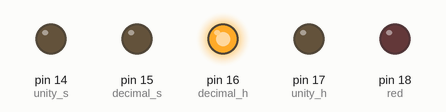
This program was run on a simulated MicroPython board. On the bench: output pins drawn as LEDs (lit = HIGH). The clock reads 2024-03-15 10:24:30 at power-on unless the program sets it.

Above: at 0.1 s.
At 3.6 s:
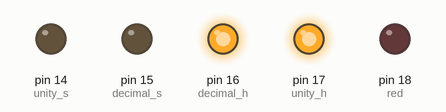
At 17.6 s:
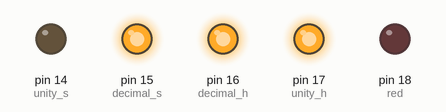
At 28.1 s:
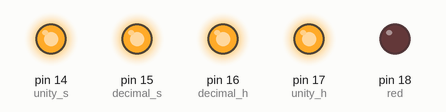
At 38.6 s:
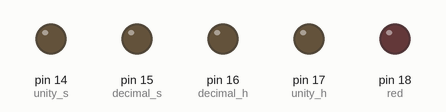
Timing chart, 0 to 40.0 s (numbered marks = the images above):
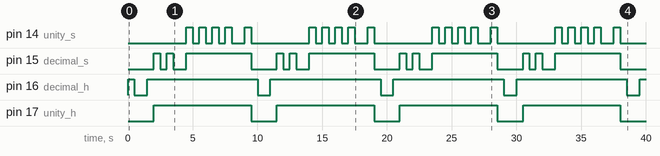

Measured:
- by itself, pin 14 (unity_s): repeats every 9.5 s: 3 × (LOW 0.50 s, HIGH 0.50 s), LOW 1.0 s, HIGH 0.50 s, LOW 4.5 s, HIGH 0.50 s
- by itself, pin 15 (decimal_s): repeats every 9.5 s: LOW 0.50 s, HIGH 0.50 s, LOW 1.0 s, HIGH 5.0 s, LOW 2.0 s, HIGH 0.50 s
- by itself, pin 16 (decimal_h): repeats every 9.5 s: LOW 1.0 s, HIGH 8.5 s
- by itself, pin 17 (unity_h): alternates HIGH for 7.5 s and LOW for 2.0 s

The program:

main.py
```python
import machine,utime,re
#------------------------------------------------
decimal_h = machine.Pin(16,machine.Pin.OUT)
unity_h = machine.Pin(17,machine.Pin.OUT)
decimal_s = machine.Pin(15,machine.Pin.OUT)
unity_s = machine.Pin(14,machine.Pin.OUT)
red = machine.Pin(18,machine.Pin.OUT)
#------------------------------------------------
while True:
    hour = str(utime.localtime()[3])
    minute = str(utime.localtime()[4])
    #------------------------------------------------
    if int(hour) < 10:
        for a in range(int(hour)):
            unity_h.value(1)
            unity_h.value(0)
            utime.sleep(0.5)
            #------------------------------------------------
    else:
        for b in range (int(hour[0])):
            decimal_h.value(1)
            utime.sleep(0.5)
            decimal_h.value(0)
            utime.sleep(0.5)
            #------------------------------------------------
        utime.sleep(0.5)
        decimal_h.value(1)
        #------------------------------------------------
        for c in range (int(hour[1])):
            unity_h.value(1)
            utime.sleep(0.5)
            unity_h.value(0)
            utime.sleep(0.5)
            #------------------------------------------------
        utime.sleep(0.5)
        unity_h.value(1)
        #------------------------------------------------

    if int(minute) < 10:
        for d in range(int(minute[1])):
            unity_s.value(1)
            utime.sleep(0.5)
            unity_s.value(0)
            utime.sleep(0.5)
            #------------------------------------------------
        utime.sleep(0.5)
        unity_s.value(1)
        #------------------------------------------------
    else:
        for e in range(int(minute [0])):
            decimal_s.value(1)
            utime.sleep(0.5)
            decimal_s.value(0)
            utime.sleep(0.5)
            #------------------------------------------------
        utime.sleep(0.5)
        decimal_s.value(1)
        #------------------------------------------------
        for f in range(int(minute[1])):
            unity_s.value(1)
            utime.sleep(0.5)
            unity_s.value(0)
            utime.sleep(0.5)
        utime.sleep(0.5)
        unity_s.value(1)
        utime.sleep(0.5)
        #------------------------------------------------
        decimal_h.value(0)
        unity_h.value(0)
        red.value(0)
        decimal_s.value(0)
        unity_s.value(0)
        #------------------------------------------------
```
